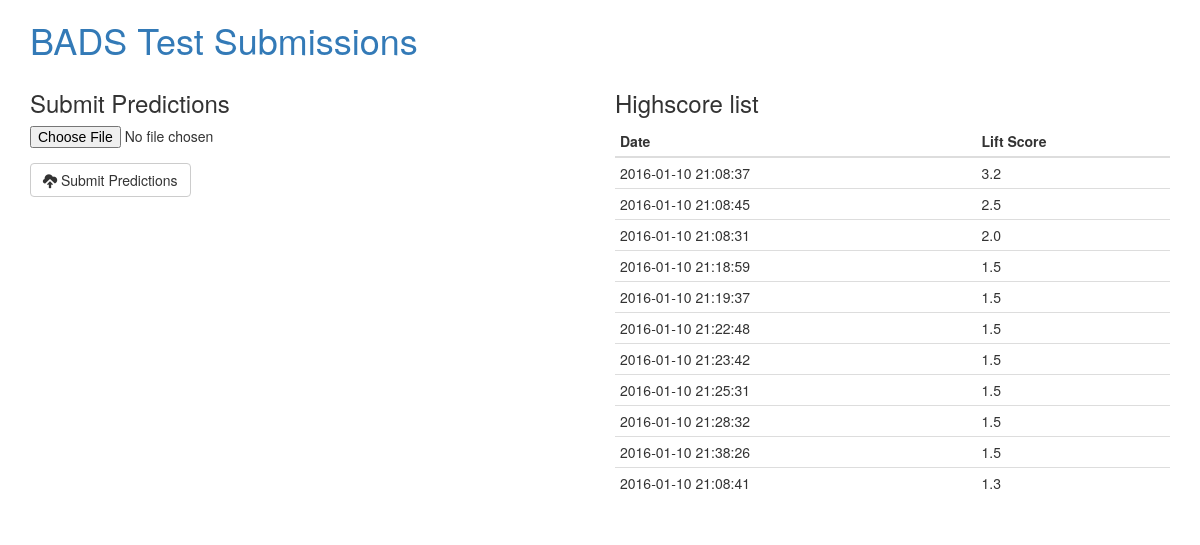
Before: / with the older database file.
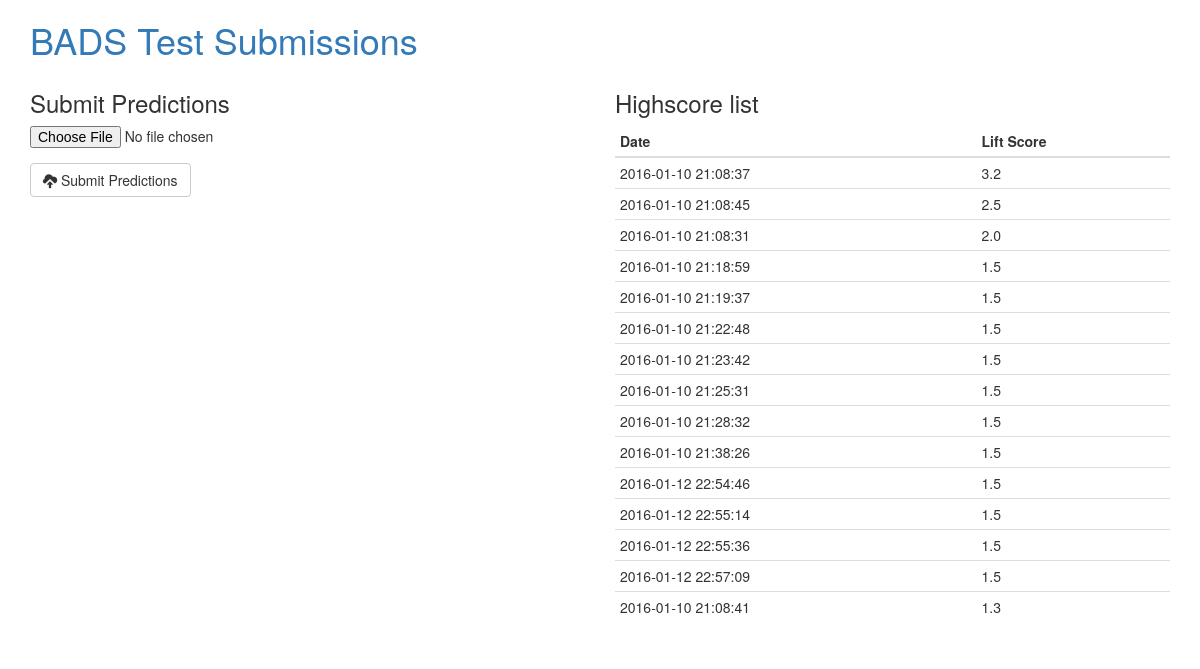
After: the same page with the newer database file.
### tables this page shows
CREATE TABLE submissions (
  submitted_at timestamp default current_timestamp,
  lift_score real not null
);

### app.py (the view)
@app.route("/", methods=["GET","POST"])
def show_main():
    cur = g.db.execute("select * from submissions order by lift_score desc limit 20")
    submissions = [dict(date=row[0],score=row[1]) for row in cur.fetchall()]
    if request.method == "POST":
        file = request.files['file']
        filename = secure_filename(file.filename)
        if not allowed_file(file.filename):
            flash("Upload failed -- Make sure to only upload .csv files!",'danger')
            return redirect(url_for('show_main'))
        if file:
            score = ls.calculate_score(file)
            return render_template('main.html',submissions=submissions,predictions=[],score=score)
        else:
            flash("Something went wrong",'danger')
            return redirect(url_for('show_main'))
    else:
     return render_template("main.html",submissions=submissions)

### app.py (called while the page is built)
def connect_db():
    return sqlite3.connect(app.config["DATABASE"])

@app.before_request
def before_request():
    g.db = connect_db()

@app.teardown_request
def teardown_request(exception):
    db = getattr(g,"db",None)
    if db is not None:
        db.close()

### templates/main.html
{% extends "layout.html" %}
{% block body %}
<div class="row">
  <div class="col-md-6">
    {% if score is defined%}
    <h3>Lift Score: {{ score }}</h3>
    <h3>Predictions used for Lift Score</h3>
    <table class="table table-condensed">
      <thead>
        <tr>
          <th>
            Customer ID
          </th>
          <th>
            Prediction
          </th>
        </tr>
      </thead>
      {% for line in predictions %}
      <tr>
        <td>
          {{line['id']}}
        </td>
        <td>
          {{line['prediction']}}
        </td>
      </tr>
      {% endfor %}
    </table>
    {%else%}
    <h3>Submit Predictions</h3>
    <form action="" method=post enctype=multipart/form-data>
      <div class="form-group">
        <input type=file name=file>
      </div>
      <button type="submit" class="btn btn-default" name="submit_predictions">
        <span class="glyphicon glyphicon-cloud-upload" aria-hidden="true"></span>
        Submit Predictions
      </button>
    </form>
    {% endif %}
  </div>
  <div class="col-md-6">
    <h3>Highscore list</h3>
    {% if submissions is defined%}
    <table class="table table-condensed">
      <thead>
        <tr>
          <th>
            Date
          </th>
          <th>
            Lift Score
          </th>
        </tr>
      </thead>
      {% for line in submissions %}
      <tr>
        <td>
          {{line['date']}}
        </td>
        <td>
          {{line['score']}}
        </td>
      </tr>
      {% endfor %}
    </table>
    {% endif %}
  </div>
</div>
{% endblock %}

### templates/layout.html (shortened to what this page needs)
<!doctype html>
<link rel=stylesheet type=text/css href="{{ url_for('static', filename='style.css') }}">
<link rel="stylesheet" href="https://maxcdn.bootstrapcdn.com/bootstrap/3.3.6/css/bootstrap.min.css"
>
<div class=container>
  <h1><a href="{{url_for('show_main')}}">BADS Test Submissions</a></h1>
  {% block body %}{% endblock %}
</div>

Changed rows visible on the page:
added submissions: date "2016-01-12 22:54:46", score "1.5"
added submissions: date "2016-01-12 22:55:14", score "1.5"
added submissions: date "2016-01-12 22:55:36", score "1.5"
added submissions: date "2016-01-12 22:57:09", score "1.5"
